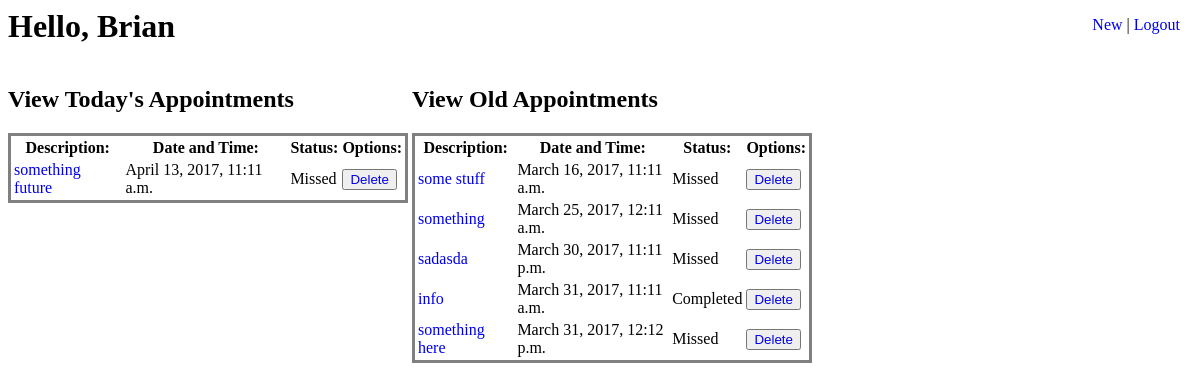
Page /scheduler/dashboard/ (signed in) on the committed database.
### scheduler/models.py (models this page shows, shortened)
class Appointment(models.Model):
    user = models.ForeignKey(User, on_delete=models.CASCADE, verbose_name='related user')
    appointment_text = models.CharField('appointment description', max_length=200)
    time = models.DateTimeField('scheduled time', unique=True)
    status = models.CharField('appointment status', max_length=30, default='Pending')

### scheduler/views.py (the view)
# urls.py: url(r'^scheduler/dashboard/$', views.Dashboard.as_view(), name='dashboard'),
class Dashboard(LoginRequiredMixin, View):
    login_url = '/'
    def get(self, request):
        Appointment.objects.filter(time__lt=timezone.now(),status='Pending').update(status='Missed')
        todayappointments = Appointment.objects.filter(user=request.user,time__range=(datetime.datetime.combine(datetime.date.today(),datetime.time.min),datetime.datetime.combine(datetime.date.today(),datetime.time.max))).order_by('time')
        futureappointments = Appointment.objects.filter(user=request.user, time__gt=datetime.datetime.combine(datetime.date.today()+datetime.timedelta(days=1),datetime.time.min)).order_by('time')
        pastappointments = Appointment.objects.filter(user=request.user, time__lt=datetime.datetime.combine(datetime.date.today()-datetime.timedelta(days=1),datetime.time.max)).order_by('time')
        context = {}
        if todayappointments is not None:
            context['todayappointments'] = todayappointments
        if futureappointments is not None:
            context['futureappointments'] = futureappointments
        if pastappointments is not None:
            context['pastappointments'] = pastappointments
        return render(request, 'scheduler/dashboard.html', context)

### scheduler/templates/scheduler/dashboard.html (shortened to what this page needs)
{% load static %}
<link rel="stylesheet" type="text/css" href="{% static 'scheduler/style/dashboard.css' %}">
<ul id="navbar">
  <li class="navitem">
    <a href="{% url 'scheduler:new' %}">New</a>
  </li>
  <li class="navitem">|</li>
  <li class="navitem">
    <a href="{% url 'scheduler:logout' %}">Logout</a>
  </li>
</ul>
<h1>Hello, {{request.user.username | title}}</h1>
{% if todayappointments %}
<div class="apptables">
<h2>View Today's Appointments</h2>
<table >
  <tr>
    <th>Description:</th>
    <th>Date and Time:</th>
    <th>Status:</th>
    <th>Options:</th>
  </tr>
{% for appointment in todayappointments %}
  <tr>
    <td><a href="{% url 'scheduler:detail' appointment.pk %}">{{appointment.appointment_text}}</a></td>
    <td>{{appointment.time}}</td>
    <td>{{appointment.status}}</td>
    <td> <button type="button" name="button"><a href="{% url 'scheduler:delete' appointment.pk %}">Delete</a></td></button>
  </tr>
{% endfor %}
</table>
</div>
{% else %}
<div class="apptables">
<h2>Your Schedule is clear for today!</h2>
</div>
{% endif%}
{% if pastappointments %}
<div class="apptables">
<h2>View Old Appointments</h2>
<table>
  <tr>
    <th>Description:</th>
    <th>Date and Time:</th>
    <th>Status:</th>
    <th>Options:</th>
  </tr>
{% for appointment in pastappointments %}
  <tr>
    <td><a href="{% url 'scheduler:detail' appointment.pk %}">{{appointment.appointment_text}}</a></td>
    <td>{{appointment.time}}</td>
    <td>{{appointment.status}}</td>
    <td> <button type="button" name="button"><a href="{% url 'scheduler:delete' appointment.pk %}">Delete</a></td></button>
  </tr>
{% endfor %}
</table>
</div>
{% endif%}

### scheduler/static/scheduler/style/dashboard.css (style rules this page uses)
.apptables { display: inline-block; width: 400px; }
.navitem { display: inline-block; }
#navbar { position: absolute; top: 0px; right: 20px; }
a { text-decoration: none; }
table { border: .5px .5px .5px .5px; border-style: solid; }

### rows in the picture
Appointment: appointment_text "something future", time "April 13, 2017, 11:11 a.m.", status "Missed"
Appointment: appointment_text "some stuff", time "March 16, 2017, 11:11 a.m.", status "Missed"
Appointment: appointment_text "something", time "March 25, 2017, 12:11 a.m.", status "Missed"
Appointment: appointment_text "sadasda", time "March 30, 2017, 11:11 p.m.", status "Missed"
Appointment: appointment_text "info", time "March 31, 2017, 11:11 a.m.", status "Completed"
Appointment: appointment_text "something here", time "March 31, 2017, 12:12 p.m.", status "Missed"

### other values in the picture
{{ request.user.username | title }} "Brian"
